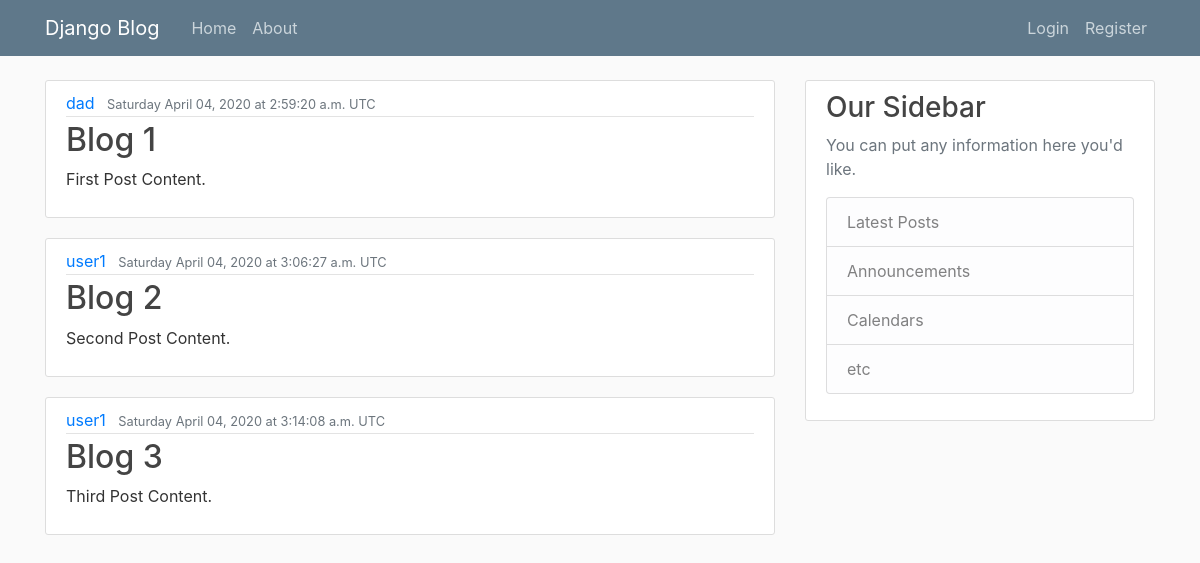
Screenshot of /blog/ with the database file from the repository.
### blog/models.py (models this page shows, shortened)
class Post(models.Model):
    title = models.CharField(max_length=100)
    content = models.TextField()
    created = models.DateTimeField(auto_now_add=True) # default=timezone.now
    posted = models.DateTimeField(default=timezone.now)
    updated = models.DateTimeField(auto_now=True)
    author = models.ForeignKey(User, on_delete=models.CASCADE)

### blog/views.py (the view)
# urls.py: path("", views.home, name="blog-home"),
def home(request):
    context = {
        "posts": Post.objects.all()
    }
    return render(request, "blog/home.html", context)

### blog/templates/blog/home.html
{% extends "blog/base.html" %}
{% block content %}
{% for post in posts %}
<article class="media content-section">
    <div class="media-body">
        <div class="article-metadata">
            <a class="mr-2" href="#">{{ post.author }}</a>
            <small class="text-muted">{{ post.posted|date:"l F d, Y" }} at {{ post.posted|time:"g:i:s a T" }}</small>
        </div>
        <h2><a class="article-title" href="#">{{ post.title }}</a></h2>
        <p class="article-content">{{ post.content }}</p>
    </div>
</article>
{% endfor %}
{% endblock content %}

### blog/static/blog/main.css (style rules this page uses)
body { background: #fafafa; color: #333333; margin-top: 5rem; }
h1, h2, h3, h4, h5, h6 { color: #444444; }
.content-section { background: #ffffff; padding: 10px 20px; border: 1px solid #dddddd; border-radius: 3px; margin-bottom: 20px; }
.article-title { color: #444444; }
.article-content { white-space: pre-line; }
.article-metadata { padding-bottom: 1px; margin-bottom: 4px; border-bottom: 1px solid #e3e3e3 }

### rows the page displays
Post: author "dad", posted "Saturday April 04, 2020", posted "2:59:20 a.m. UTC", title "Blog 1", content "First Post Content."
Post: author "user1", posted "Saturday April 04, 2020", posted "3:06:27 a.m. UTC", title "Blog 2", content "Second Post Content."
Post: author "user1", posted "Saturday April 04, 2020", posted "3:14:08 a.m. UTC", title "Blog 3", content "Third Post Content."
